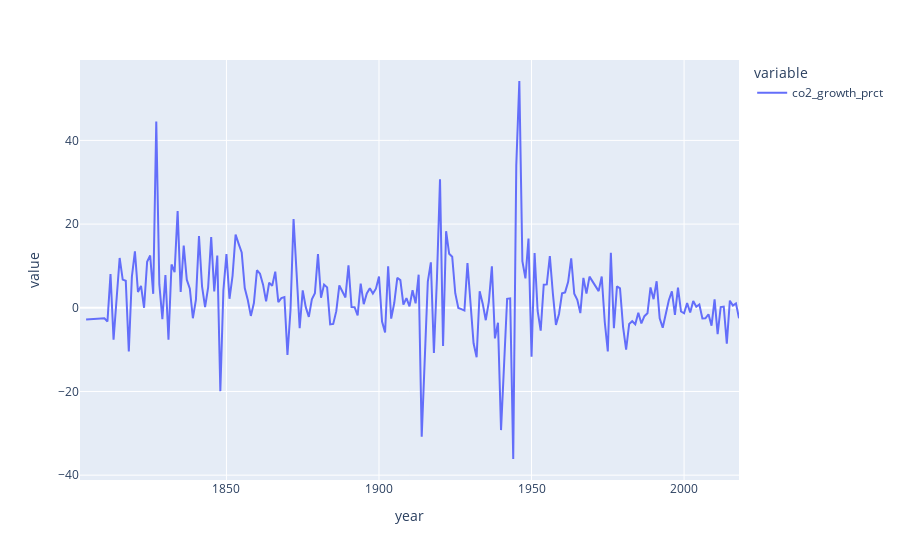

Notebook code for this chart:
### Code cell
fig = px.line(data,x="year",y=['co2_growth_prct'],
              #labels={"value":"Temperature(°C)"},title="Line plots for data"
             )
fig.show()

### Figure 1 — Plotly figure (JSON) as saved in the notebook; plotly's stock layout.template omitted (floating-point values rounded to 4 significant figures; data arrays with more than 128 entries replaced by an {"elided": "..."} marker saying what was removed)
{"data": [{"hovertemplate": "variable=co2_growth_prct<br>year=%{x}<br>value=%{y}<extra></extra>", "legendgroup": "co2_growth_prct", "line": {"color": "#636efa", "dash": "solid"}, "mode": "lines", "name": "co2_growth_prct", "orientation": "v", "showlegend": true, "type": "scatter", "x": {"elided": "211 int values"}, "xaxis": "x", "y": {"elided": "211 float values"}, "yaxis": "y"}], "layout": {"legend": {"title": {"text": "variable"}, "tracegroupgap": 0}, "margin": {"t": 60}, "xaxis": {"anchor": "y", "domain": [0, 1], "title": {"text": "year"}}, "yaxis": {"anchor": "x", "domain": [0, 1], "title": {"text": "value"}}}}
